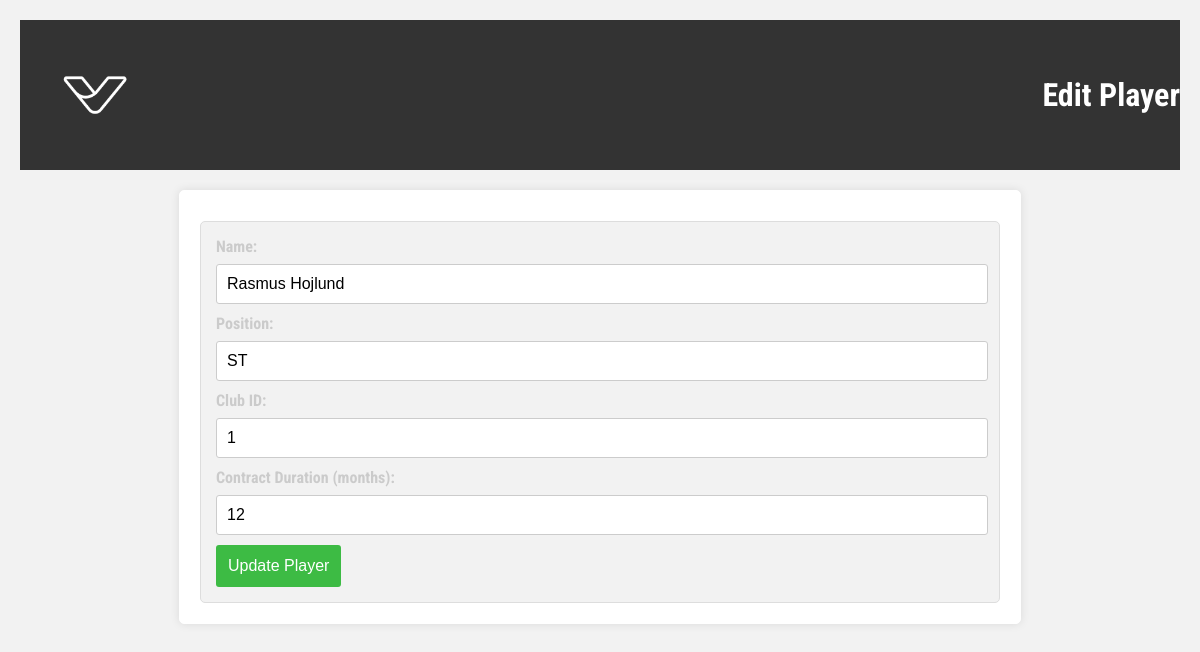
The page /players/1 on the database its author committed.
### app.py (models this page shows, shortened)
class Player(db.Model):
    __tablename__ = 'player'
    id = db.Column(db.Integer, primary_key=True)
    name = db.Column(db.String(100), nullable=False)
    position = db.Column(db.String(50))
    club_id = db.Column(db.Integer, db.ForeignKey('club.id'), nullable=False)
    contract_duration = db.Column(db.Integer)

### app.py (the view, shortened to what this page needs)
@app.route('/players/<int:player_id>', methods=['GET', 'POST'])
def player(player_id):
    player = Player.query.get_or_404(player_id)
    return render_template('edit_player.html', player=player)

### templates/edit_player.html (shortened to what this page needs)
<!DOCTYPE html>
<html lang="en">
<head>
    <link rel="stylesheet" href="{{url_for('static', filename='style.css')}}">
</head>
<body>
    <header>
        <img src="{{url_for('static', filename='assets/logo.png')}}">
        <h1>Edit Player</h1>
    </header>
    <main>
        <section id="edit-player">
            <form action="{{ url_for('player', player_id=player.id) }}" method="post">
                <label for="name">Name:</label>
                <input type="text" id="name" name="name" value="{{ player.name }}" required><br>
                <label for="position">Position:</label>
                <input type="text" id="position" name="position" value="{{ player.position }}"><br>
                <label for="club_id">Club ID:</label>
                <input type="number" id="club_id" name="club_id" value="{{ player.club_id }}" required><br>
                <label for="contract_duration">Contract Duration (months):</label>
                <input type="number" id="contract_duration" name="contract_duration" value="{{ player.contract_duration }}" required><br>
                <button type="submit">Update Player</button>
            </form>
        </section>
    </main>
</body>
</html>

### static/style.css (style rules this page uses)
body { font-family: "Roboto Condensed", sans-serif; margin: 20px; padding: 0; background-color: #f2f2f2; }
header { display: flex; justify-content: space-between; align-items: center; background-color: #333; color: white; }
header img { height: 150px; width: auto; }
main { max-width: 800px; margin: 20px auto; padding: 20px; background-color: #ffffff; border: 1px solid #ffffff; border-radius: 5px; box-shadow: 0 0 10px rgba(0, 0, 0, 0.1); }
form { margin-top: 10px; background-color: #f2f2f2; padding: 15px; border: 1px solid #dddddd; border-radius: 5px; }
form label { display: block; margin-bottom: 8px; color: #33333333; font-weight: bold; }
form input { width: 750px; padding: 10px; margin-bottom: 10px; border: 1px solid #cccccc; border-radius: 3px; font-size: 16px; }
form button { background-color: #3dbb44; color: #ffffff; border: none; padding: 12px; cursor: pointer; border-radius: 3px; font-size: 16px; }

### rows shown on the page
Player: name "Rasmus Hojlund", position "ST", club_id "1", contract_duration "12"
